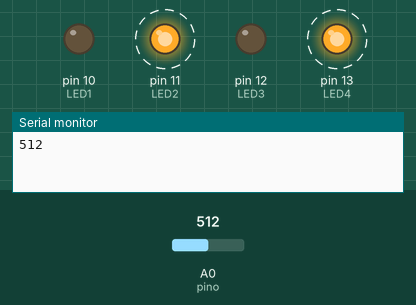
Bench run of a sketch on a simulated Arduino Uno, built with avr-gcc and run on an emulated ATmega328P. Shown: output pins drawn as LEDs (lit = HIGH), the last lines printed to the serial monitor. Dashed ring = blinking. The inputs (shaded band) are chosen by the test bench; at power-on: A0 (pino) = 512.

Above: at 0.1 s.
At 1.8 s:
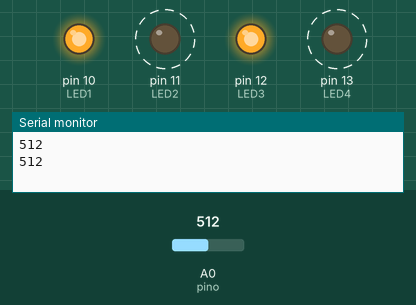
1.9 s: A0 (pino) set to 306
At 2.2 s:
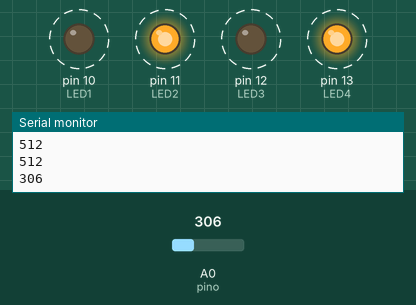
5.4 s: A0 (pino) set to 122
Timing chart, 0 to 14.9 s (numbered marks = the images above; inputs shaded):
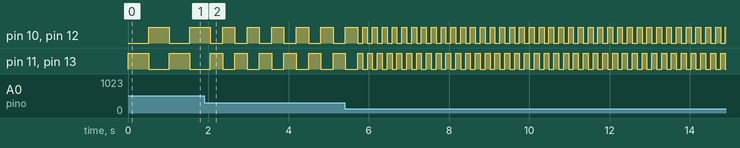

Measured:
- after the input at 1.9 s, pin 10 (LED1), pin 11 (LED2), pin 12 (LED3), pin 13 (LED4): alternates HIGH for 0.31 s and LOW for 0.31 s, starting after 0.46 s
- by itself, pin 11 (LED2), pin 13 (LED4): alternates HIGH for 0.51 s and LOW for 0.51 s

The sketch:

13a_Shield_Multi_fun__es.ino
```cpp
/*
    * Shield Multi-funções:
    * LED liga em nível logico baixo.

    LED`s piscam conforme valor do potenciômetro na porta A0
*/

#define LED1 10  // definir pino "10" Arduino (apelidar de LED1)
#define LED2 11  // definir pino "11" Arduino (apelidar de LED2)
#define LED3 12  // definir pino "12" Arduino (apelidar de LED3)
#define LED4 13  // definir pino "13" Arduino (apelidar de LED4)

int vel;  // variável

void setup() {
  pinMode(LED1, OUTPUT);  // pino(porta, saída)
  pinMode(LED2, OUTPUT);  // pino(porta, saída)
  pinMode(LED3, OUTPUT);  // pino(porta, saída)
  pinMode(LED4, OUTPUT);  // pino(porta, saída)

  pinMode(A0, INPUT);  // pino(porta, entrada)

  Serial.begin(9600);  // habilitar monitor serial
}

void loop() {
  vel = analogRead(A0);  // leitura analógica no pino A0 (potenciômetro)
  Serial.println(vel);  // imprimir valor no monitor serial

  digitalWrite(LED1, LOW);  // ligar LED
  digitalWrite(LED2, HIGH); // desligar LED
  digitalWrite(LED3, LOW);  // ligar LED
  digitalWrite(LED4, HIGH); // desligar LED
  delay(vel);  // esperar

  digitalWrite(LED1, HIGH);  // desligar LED
  digitalWrite(LED2, LOW);   // ligar LED
  digitalWrite(LED3, HIGH);  // desligar LED
  digitalWrite(LED4, LOW);   // ligar LED
  delay(vel);  // esperar
}
```

TESTE01.cpp
```cpp
#include <Arduino.h>
```

TESTE02.cpp
```cpp
#include <Arduino.h> 
```

TESTE03.cpp
```cpp
#include <Arduino.h>
```
